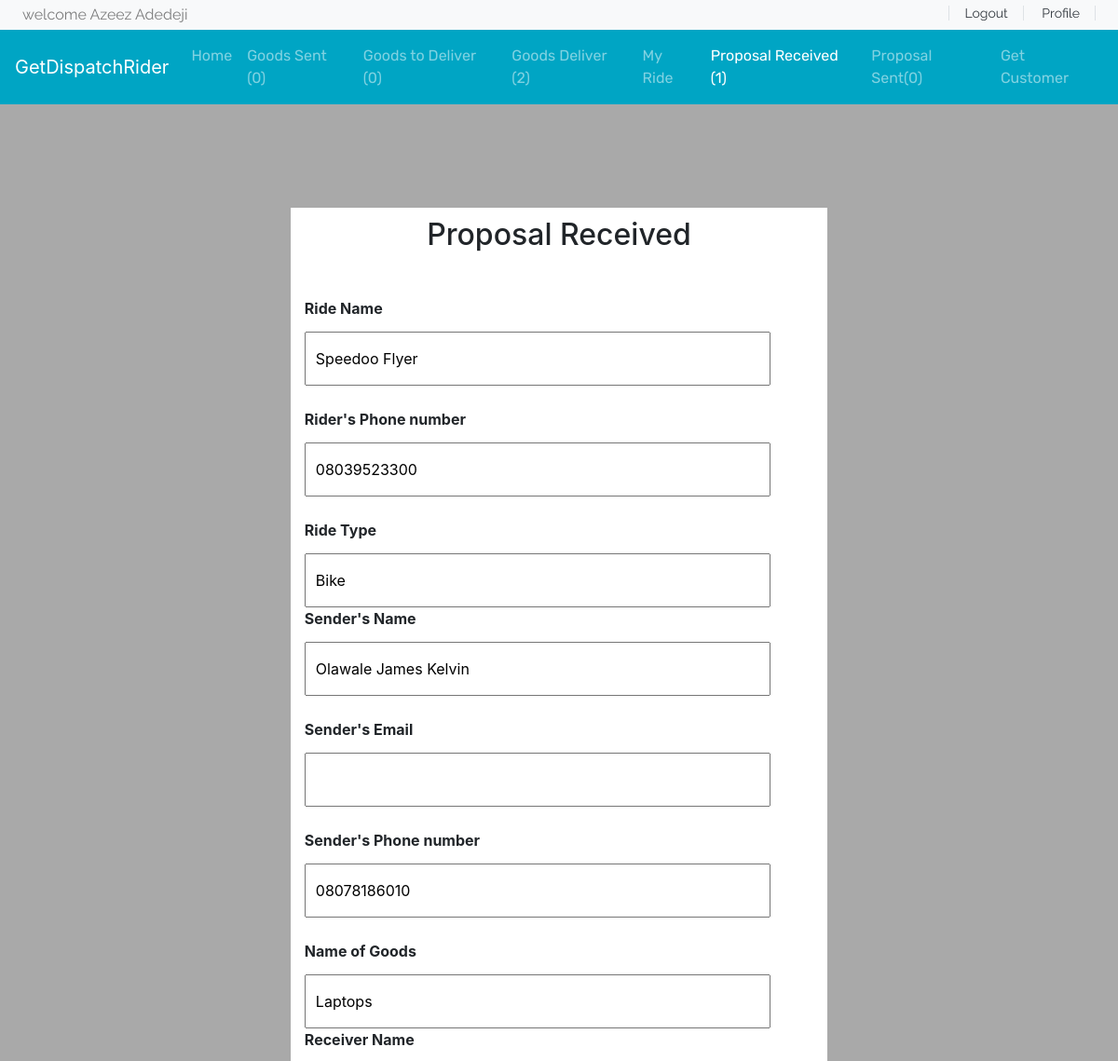
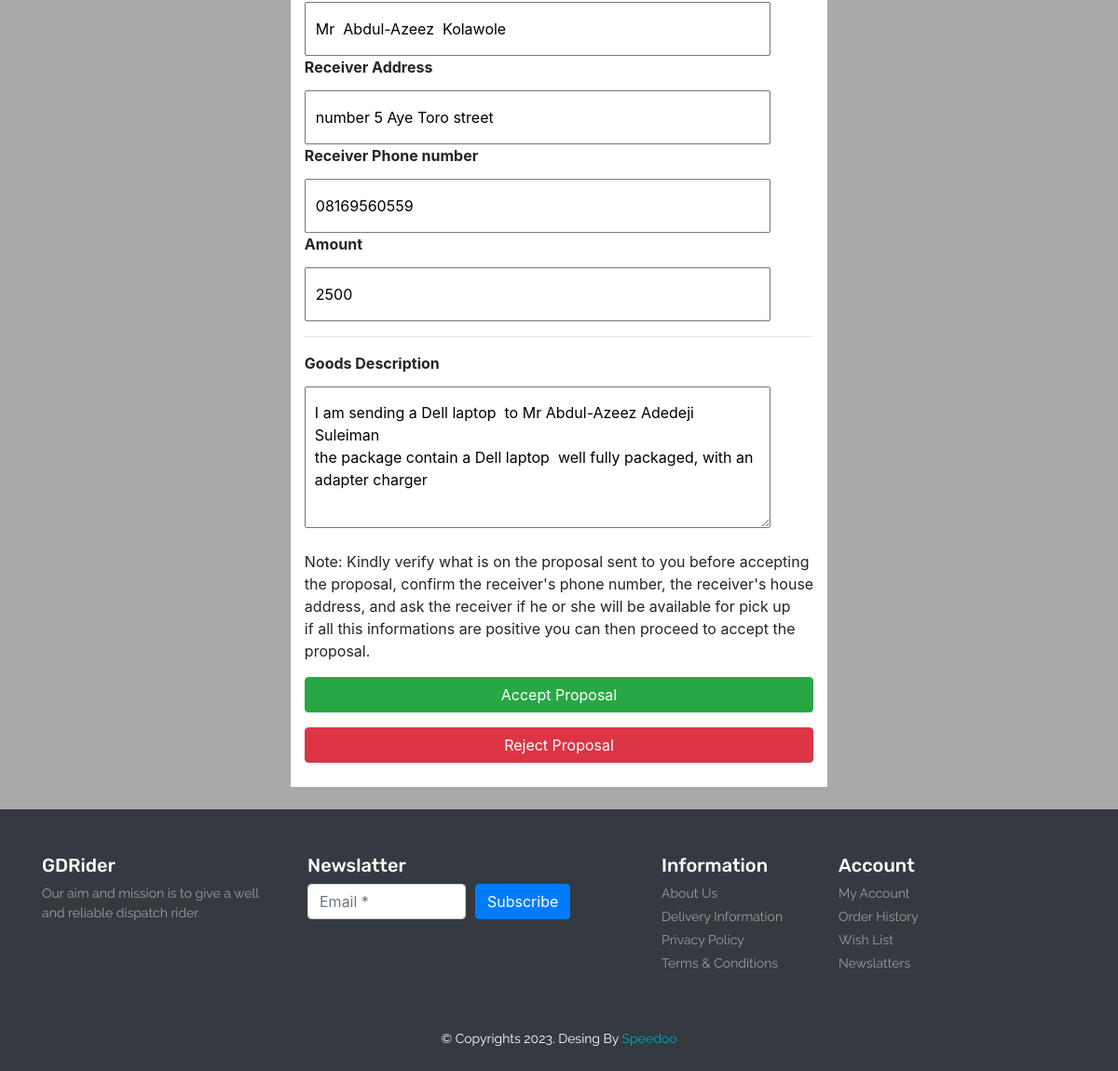
/accept-proposal/76d2209d9ef7445392f525bb0248d05f/ (signed in), run on the app's committed database (2 pictures, top to bottom).
### base/models.py (models this page shows, shortened)
class user(AbstractUser):
    username = models.CharField(max_length=20, blank=True, null=True)
    fullName = models.CharField(max_length=100)
    email = models.EmailField()
    phoneNumber = models.CharField(max_length=20, unique=True)
    ninslip = models.ImageField()
    verify = models.BooleanField(default=False)
    USERNAME_FIELD = 'phoneNumber'

class proposal(models.Model):
    id = models.UUIDField(default=uuid.uuid4, editable=False, primary_key=True)
    riderUsername = models.CharField(max_length=50, default='null')
    rideName = models.CharField(max_length=50, default='empty')
    riderEmail = models.EmailField()
    senderName = models.CharField(max_length=100, default='empty')
    riderPhoneNumber = models.CharField(max_length=20, default='empty')
    senderEmail = models.EmailField()
    senderPhoneNumber = models.CharField(max_length=20, default='empty')
    rideTrackId = models.CharField(max_length=100)
    rideType = models.CharField(max_length=50)
    goodsName = models.CharField(max_length=250)
    receiverName = models.CharField(max_length=250)
    receiverAddress = models.CharField(max_length=250)
    receiverPhoneNumber = models.CharField(max_length=50)
    amount = models.TextField()
    goodsDescription = models.TextField()
    deliveryPassword = models.CharField(max_length=10, blank='True', null='True')
    created = models.DateTimeField(auto_now_add=True)
    update = models.DateTimeField(auto_now=True)
    deliver = models.BooleanField(default=False)
    accepted = models.BooleanField(default=False)

### base/views.py (the view, shortened to what this page needs)
# urls.py: path('accept-proposal/<str:pk>/', views.acceptproposal, name='acceptProposal'),
@login_required(login_url='base:login')
def acceptproposal(request, pk):
    getproposal = proposal.objects.get(id=pk)
    if request.user.phoneNumber == getproposal.riderUsername:
        pass
    else:
        return redirect('base:index')
    proposalr = proposal.objects.filter(Q(riderUsername=request.user) & Q(accepted=False)).count
    proposals = proposal.objects.filter(Q(senderPhoneNumber=request.user.phoneNumber) & Q(accepted=False)).count
    goodsent = proposal.objects.filter(Q(senderPhoneNumber=request.user.phoneNumber)
                                       & Q(accepted=True)).count
    goodstosend = proposal.objects.filter(Q(riderUsername=request.user) & Q(accepted=True) & Q(deliver=False)).count
    goodsdeliver = proposal.objects.filter(Q(riderUsername=request.user)
                                           & Q(deliver=True)).count
    context = {'getproposal': getproposal, 'proposalr': proposalr, 'goodstosend': goodstosend, 'goodsent': goodsent,
               'proposals': proposals, 'goodsdeliver': goodsdeliver}
    return render(request, 'base/proposalReceivedDetail.html', context)

### base/templates/base/proposalReceivedDetail.html (shortened to what this page needs)
<div style="background-color: darkgrey;">
    {% extends 'base/navbar.html'%}
     {% block proposal_received%}
                  <li class="nav-item active">
                    <a class="nav-link" href="{% url 'base:proposal-receive'%}">Proposal Received ({{proposalr}})</a>
                  </li>
                  {%endblock%}
{%load static %}
{% block body%}
 <div class="container">
        <div class="container" style="background-color: #fff; margin-top: 10%; padding: 10px 15px; width:fit-content ; height:fit-content">
            <div class="text-center">
                <h2>Proposal Received</h2>
            </div>
            <form class="mt-5" method="post" onsubmit="submmit()" action="{% url 'base:acceptProposal' getproposal.id %}">
                <label for=""><strong>Ride Name</strong> </label><br/>
                <input type="text" class="login-input" value="{{getproposal.rideName}}" readonly="true" name="riderName" ><br/>
                <label for=""><strong>Rider's Phone number </strong> </label><br/>
                <input type="text" class="login-input" value="{{getproposal.riderPhoneNumber}}" readonly="true" name="riderNumber" ><br/>
                <label for=""><strong>Ride Type</strong> </label><br/>
                <input type="text" class="login-input" value="{{getproposal.rideType}}" readonly="true" name="rideType" >
                 <label for=""><strong>Sender's Name </strong> </label><br/>
                <input type="text" class="login-input" value="{{getproposal.senderName}}"  readonly="true" name="senderName" ><br/>
                <label for=""><strong>Sender's Email </strong> </label><br/>
                <input type="text" class="login-input" value="{{getproposal.email}}"  readonly="true" name="senderEmail" ><br/>
                <label for=""><strong>Sender's Phone number </strong> </label><br/>
                <input type="text" class="login-input"  value="{{getproposal.senderPhoneNumber}}" readonly="true" name="sendernumber" ><br/>
                <label for=""><strong>Name of Goods  </strong></label><br/>
                <input type="text" class="login-input" readonly="true" value="{{getproposal.goodsName}}" name="goodsName" >
                <label for=""><strong>Receiver Name </strong></label><br/>
                <input type="text" class="login-input disabled" readonly="true" value="{{getproposal.receiverName}}"  name="senderName" >
                <label for=""><strong>Receiver Address </strong>  </label><br/>
                <input type="text" class="login-input" readonly="true" value="{{getproposal.receiverAddress}}"  name="receiverAddress" >
                <label for=""><strong> Receiver Phone number</strong> </label><br/>
                <input type="text" class="login-input" readonly="true" value="{{getproposal.receiverPhoneNumber}}"  name="receiverNumber" >
                <label for=""><strong>Amount</strong> </label><br/>
                <input type="text" class="login-input" readonly="true" value="{{getproposal.amount}}"  placeholder="Dispatch Rider's Fee" name="amount" >
               <hr>
                <label for=""><strong>Goods  Description</strong></label><br/>
                <textarea class="login-input" readonly="true"   name="goodsDescription" placeholder="Describe the goods in details"  cols="30" rows="5">{{getproposal.goodsDescription}}</textarea><br/>
                <p>Note: Kindly verify what is on the proposal sent to you before accepting<br/>the  proposal, confirm the receiver's phone number, the receiver's house<br/>  address, and ask the receiver if he or she will be available for pick up<br/>
                    if all this informations are positive you can then proceed to accept the <br/>proposal.</p>
                <input style="width: 100%;" type="submit" id="subb" class="btn btn-success"  value="Accept Proposal" name="" id="">
                <a href="" style="width:100%" class="btn btn-danger mt-3">Reject Proposal</a>
                <br>
            </form>
        </div>
    </div>
{% endblock%}

### base/templates/base/navbar.html (shortened to what this page needs)
<!DOCTYPE html>
{% load static %}
<html lang="en">
<head>
     <link rel="stylesheet" href="https://stackpath.bootstrapcdn.com/bootstrap/4.4.1/css/bootstrap.min.css">
     <link rel="stylesheet" href="https://cdnjs.cloudflare.com/ajax/libs/OwlCarousel2/2.3.4/assets/owl.carousel.min.css" />
     <link rel="stylesheet" href="https://cdnjs.cloudflare.com/ajax/libs/OwlCarousel2/2.3.4/assets/owl.theme.default.min.css" />
      <link rel="stylesheet" href="https://cdnjs.cloudflare.com/ajax/libs/font-awesome/5.13.0/css/all.min.css" />
     <link rel="stylesheet" href="https://cdnjs.cloudflare.com/ajax/libs/font-awesome/4.7.0/css/font-awesome.min.css">
     <link rel="stylesheet" href="{% static 'base/style.css' %}">
</head>
<body onload="getLocation();">
 <header id="header" class="">
        <div class="strip d-flex justify-content-between px-4 py-1 bg-light" style="height:fit-content" >
            <p class="font-rale  text-black-50 m-0">welcome {{request.user.fullName}}</p>
            <div class="font-rale font-size-14">
                {% if request.user.is_authenticated%}
                <a href="{% url 'base:logout' %}" class="px-3 border-right border-left text-dark">Logout</a>
                <a href="" class="px-3 border-right text-dark">Profile</a>
                {%else%}
                  <a href="{% url 'base:login' %}" class="px-3 border-right border-left text-dark">Login</a>
                <a href="{%url 'base:signup' %}" class="px-3 border-right text-dark">SignUp</a>
                {%endif%}
            </div>
        </div>
        <nav class="navbar navbar-expand-lg navbar-dark color-second-bg ">
            <a class="navbar-brand" href="#">GetDispatchRider</a>
            <div class="collapse navbar-collapse" id="navbarNav">
              <ul class="navbar-nav m-auto font-rubik">
                {% block homes %}<li class="nav-item ">
                  <a class="nav-link" href="{% url 'base:index' %}">Home</a>
                </li>
                {%endblock%}
                  {% block good_sent%}
                <li class="nav-item">
                  <a class="nav-link" href="{% url 'base:goodSent'%}">Goods Sent ({{goodsent}})</a>
                </li>
                  {%endblock%}
                  {% block goods-to-deliver %}
                <li class="nav-item">
                  <a class="nav-link" href="{% url 'base:onDelivary' %}">Goods to Deliver ({{goodstosend}}) </a>
                </li>
                  {%endblock%}
                  {% block goods_deliver%}
                <li class="nav-item">
                  <a class="nav-link" href="{% url 'base:goodsDeliver'%}">Goods Deliver ({{goodsdeliver}})</a>
                </li>
                  {% endblock%}
                  {%block my_ride%}
                <li class="nav-item">
                    <a class="nav-link" href="{% url 'base:my-ride'%}">My Ride</a>
                  </li>
                  {% endblock%}
                  {% block proposal_received%}{%endblock%}
                  {% block proposal-sent%}
                  <li class="nav-item">
                    <a class="nav-link" href="{% url 'base:proposalSent'%}">Proposal Sent({{proposals}})</a>
                  </li>
                  {%endblock%}
                   <li class="nav-item ">
                  <a class="nav-link" href="{% url 'base:index' %}">Get Customer</a>
                </li>
              </ul>
            </div>
          </nav>
    </header>
{%block body%}
{%endblock%}
 <br/>
 <footer id="footer" class="bg-dark text-white py-5">
          <div class="container">
            <div class="row">
              <div class="col-lg-3 col-12">
                <h4 class="font-rubik font-size-20">GDRider</h4>
                <p class="font-size-14 font-rale text-white-50">Our aim and mission is to give a well and reliable dispatch rider.</p>
              </div>
              <div class="col-lg-4 col-12">
                <h4 class="font-rubik font-size-20">Newslatter</h4>
                <form class="form-row">
                  <div class="col">
                    <input type="text" class="form-control" placeholder="Email *">
                  </div>
                  <div class="col">
                    <button type="submit" class="btn btn-primary mb-2">Subscribe</button>
                  </div>
                </form>
              </div>
              <div class="col-lg-2 col-12">
                <h4 class="font-rubik font-size-20">Information</h4>
                <div class="d-flex flex-column flex-wrap">
                  <a href="#" class="font-rale font-size-14 text-white-50 pb-1">About Us</a>
                  <a href="#" class="font-rale font-size-14 text-white-50 pb-1">Delivery Information</a>
                  <a href="#" class="font-rale font-size-14 text-white-50 pb-1">Privacy Policy</a>
                  <a href="#" class="font-rale font-size-14 text-white-50 pb-1">Terms & Conditions</a>
                </div>
              </div>
              <div class="col-lg-2 col-12">
                <h4 class="font-rubik font-size-20">Account</h4>
                <div class="d-flex flex-column flex-wrap">
                  <a href="#" class="font-rale font-size-14 text-white-50 pb-1">My Account</a>
                  <a href="#" class="font-rale font-size-14 text-white-50 pb-1">Order History</a>
                  <a href="#" class="font-rale font-size-14 text-white-50 pb-1">Wish List</a>
                  <a href="#" class="font-rale font-size-14 text-white-50 pb-1">Newslatters</a>
                </div>
              </div>
            </div>
          </div>
        </footer>
        <div class="copyright text-center bg-dark text-white py-2">
          <p class="font-rale font-size-14">&copy; Copyrights 2023. Desing By <a href="#" class="color-second">Speedoo</a></p>
        </div>
</body>
</html>

### base/static/base/style.css (style rules this page uses)
button, button:focus { outline: none !important; box-shadow: none !important; }
.font-rale { font-family: "Raleway", cursive; }
.font-rubik { font-family: "Rubik", cursive; }
.font-size-14 { font-size: 14px; }
.font-size-20 { font-size: 20px; }
.color-second { color: #00A5C4; }
.color-second-bg { background: #00A5C4; }
.login-input { width: 500px; padding: 15px 10px; margin-top: 5px; display: block; }

### data on the page
user: user.fullName "Azeez Adedeji"
proposal: riderName "Speedoo Flyer", riderNumber "08039523300", rideType "Bike", senderName "Olawale James Kelvin", sendernumber "08078186010", goodsName "Laptops", senderName "Mr Abdul-Azeez Kolawole", receiverAddress "number 5 Aye Toro street", receiverNumber "08169560559", amount "2500", goodsDescription "I am sending a Dell laptop to Mr Abdul-Azeez Adedeji Suleiman the package contain a Dell laptop well fully packaged, with an adapter charger"

### other printed values
{{ goodsent }} "0"
{{ goodstosend }} "0"
{{ goodsdeliver }} "2"
{{ proposalr }} "1"
{{ proposals }} "0"
